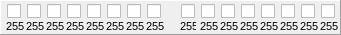
    <widget class="QFrame" name="fm-1_43">
     <property name="geometry">
      <rect>
       <x>10</x>
       <y>105</y>
       <width>341</width>
       <height>35</height>
      </rect>
     </property>
     <property name="autoFillBackground">
      <bool>false</bool>
     </property>
     <property name="frameShape">
      <enum>QFrame::Panel</enum>
     </property>
     <property name="frameShadow">
      <enum>QFrame::Raised</enum>
     </property>
     <widget class="QLabel" name="lb-5_32">
      <property name="geometry">
       <rect>
        <x>6</x>
        <y>18</y>
        <width>21</width>
        <height>16</height>
       </rect>
      </property>
      <property name="font">
       <font>
        <family>MS UI Gothic</family>
        <pointsize>8</pointsize>
        <weight>50</weight>
        <italic>false</italic>
        <bold>false</bold>
        <underline>false</underline>
        <strikeout>false</strikeout>
       </font>
      </property>
      <property name="text">
       <string>255</string>
      </property>
     </widget>
     <widget class="QCheckBox" name="chk-5_32">
      <property name="geometry">
       <rect>
        <x>7</x>
        <y>3</y>
        <width>16</width>
        <height>17</height>
       </rect>
      </property>
     </widget>
     <widget class="QCheckBox" name="chk-5_33">
      <property name="geometry">
       <rect>
        <x>27</x>
        <y>3</y>
        <width>16</width>
        <height>17</height>
       </rect>
      </property>
     </widget>
     <widget class="QCheckBox" name="chk-5_34">
      <property name="geometry">
       <rect>
        <x>47</x>
        <y>3</y>
        <width>16</width>
        <height>17</height>
       </rect>
      </property>
     </widget>
     <widget class="QCheckBox" name="chk-5_35">
      <property name="geometry">
       <rect>
        <x>67</x>
        <y>3</y>
        <width>16</width>
        <height>17</height>
       </rect>
      </property>
     </widget>
     <widget class="QCheckBox" name="chk-5_36">
      <property name="geometry">
       <rect>
        <x>87</x>
        <y>3</y>
        <width>16</width>
        <height>17</height>
       </rect>
      </property>
     </widget>
     <widget class="QCheckBox" name="chk-5_37">
      <property name="geometry">
       <rect>
        <x>107</x>
        <y>3</y>
        <width>16</width>
        <height>17</height>
       </rect>
      </property>
     </widget>
     <widget class="QCheckBox" name="chk-5_38">
      <property name="geometry">
       <rect>
        <x>127</x>
        <y>3</y>
        <width>16</width>
        <height>17</height>
       </rect>
      </property>
     </widget>
     <widget class="QCheckBox" name="chk-5_39">
      <property name="geometry">
       <rect>
        <x>147</x>
        <y>3</y>
        <width>16</width>
        <height>17</height>
       </rect>
      </property>
     </widget>
     <widget class="QLabel" name="lb-5_33">
      <property name="geometry">
       <rect>
        <x>26</x>
        <y>18</y>
        <width>21</width>
        <height>16</height>
       </rect>
      </property>
      <property name="font">
       <font>
        <family>MS UI Gothic</family>
        <pointsize>8</pointsize>
        <weight>50</weight>
        <italic>false</italic>
        <bold>false</bold>
        <underline>false</underline>
        <strikeout>false</strikeout>
       </font>
      </property>
      <property name="text">
       <string>255</string>
      </property>
     </widget>
     <widget class="QLabel" name="lb-5_34">
      <property name="geometry">
       <rect>
        <x>46</x>
        <y>18</y>
        <width>21</width>
        <height>16</height>
       </rect>
      </property>
      <property name="font">
       <font>
        <family>MS UI Gothic</family>
        <pointsize>8</pointsize>
        <weight>50</weight>
        <italic>false</italic>
        <bold>false</bold>
        <underline>false</underline>
        <strikeout>false</strikeout>
       </font>
      </property>
      <property name="text">
       <string>255</string>
      </property>
     </widget>
     <widget class="QLabel" name="lb-5_35">
      <property name="geometry">
       <rect>
        <x>66</x>
        <y>18</y>
        <width>21</width>
        <height>16</height>
       </rect>
      </property>
      <property name="font">
       <font>
        <family>MS UI Gothic</family>
        <pointsize>8</pointsize>
        <weight>50</weight>
        <italic>false</italic>
        <bold>false</bold>
        <underline>false</underline>
        <strikeout>false</strikeout>
       </font>
      </property>
      <property name="text">
       <string>255</string>
      </property>
     </widget>
     <widget class="QLabel" name="lb-5_36">
      <property name="geometry">
       <rect>
        <x>86</x>
        <y>18</y>
        <width>21</width>
        <height>16</height>
       </rect>
      </property>
      <property name="font">
       <font>
        <family>MS UI Gothic</family>
        <pointsize>8</pointsize>
        <weight>50</weight>
        <italic>false</italic>
        <bold>false</bold>
        <underline>false</underline>
        <strikeout>false</strikeout>
       </font>
      </property>
      <property name="text">
       <string>255</string>
      </property>
     </widget>
     <widget class="QLabel" name="lb-5_37">
      <property name="geometry">
       <rect>
        <x>106</x>
        <y>18</y>
        <width>21</width>
        <height>16</height>
       </rect>
      </property>
      <property name="font">
       <font>
        <family>MS UI Gothic</family>
        <pointsize>8</pointsize>
        <weight>50</weight>
        <italic>false</italic>
        <bold>false</bold>
        <underline>false</underline>
        <strikeout>false</strikeout>
       </font>
      </property>
      <property name="text">
       <string>255</string>
      </property>
     </widget>
     <widget class="QLabel" name="lb-5_38">
      <property name="geometry">
       <rect>
        <x>126</x>
        <y>18</y>
        <width>21</width>
        <height>16</height>
       </rect>
      </property>
      <property name="font">
       <font>
        <family>MS UI Gothic</family>
        <pointsize>8</pointsize>
        <weight>50</weight>
        <italic>false</italic>
        <bold>false</bold>
        <underline>false</underline>
        <strikeout>false</strikeout>
       </font>
      </property>
      <property name="text">
       <string>255</string>
      </property>
     </widget>
     <widget class="QLabel" name="lb-5_39">
      <property name="geometry">
       <rect>
        <x>146</x>
        <y>18</y>
        <width>21</width>
        <height>16</height>
       </rect>
      </property>
      <property name="font">
       <font>
        <family>MS UI Gothic</family>
        <pointsize>8</pointsize>
        <weight>50</weight>
        <italic>false</italic>
        <bold>false</bold>
        <underline>false</underline>
        <strikeout>false</strikeout>
       </font>
      </property>
      <property name="text">
       <string>255</string>
      </property>
     </widget>
     <widget class="QLabel" name="lb-5_46">
      <property name="geometry">
       <rect>
        <x>300</x>
        <y>18</y>
        <width>21</width>
        <height>16</height>
       </rect>
      </property>
      <property name="font">
       <font>
        <family>MS UI Gothic</family>
        <pointsize>8</pointsize>
        <weight>50</weight>
        <italic>false</italic>
        <bold>false</bold>
        <underline>false</underline>
        <strikeout>false</strikeout>
       </font>
      </property>
      <property name="text">
       <string>255</string>
      </property>
     </widget>
     <widget class="QCheckBox" name="chk-5_42">
      <property name="geometry">
       <rect>
        <x>221</x>
        <y>3</y>
        <width>16</width>
        <height>17</height>
       </rect>
      </property>
     </widget>
     <widget class="QLabel" name="lb-5_43">
      <property name="geometry">
       <rect>
        <x>240</x>
        <y>18</y>
        <width>21</width>
        <height>16</height>
       </rect>
      </property>
      <property name="font">
       <font>
        <family>MS UI Gothic</family>
        <pointsize>8</pointsize>
        <weight>50</weight>
        <italic>false</italic>
        <bold>false</bold>
        <underline>false</underline>
        <strikeout>false</strikeout>
       </font>
      </property>
      <property name="text">
       <string>255</string>
      </property>
     </widget>
     <widget class="QLabel" name="lb-5_47">
      <property name="geometry">
       <rect>
        <x>320</x>
        <y>18</y>
        <width>21</width>
        <height>16</height>
       </rect>
      </property>
      <property name="font">
       <font>
        <family>MS UI Gothic</family>
        <pointsize>8</pointsize>
        <weight>50</weight>
        <italic>false</italic>
        <bold>false</bold>
        <underline>false</underline>
        <strikeout>false</strikeout>
       </font>
      </property>
      <property name="text">
       <string>255</string>
      </property>
     </widget>
     <widget class="QLabel" name="lb-5_42">
      <property name="geometry">
       <rect>
        <x>220</x>
        <y>18</y>
        <width>21</width>
        <height>16</height>
       </rect>
      </property>
      <property name="font">
       <font>
        <family>MS UI Gothic</family>
        <pointsize>8</pointsize>
        <weight>50</weight>
        <italic>false</italic>
        <bold>false</bold>
        <underline>false</underline>
        <strikeout>false</strikeout>
       </font>
      </property>
      <property name="text">
       <string>255</string>
      </property>
     </widget>
     <widget class="QLabel" name="lb-5_44">
      <property name="geometry">
       <rect>
        <x>260</x>
        <y>18</y>
        <width>21</width>
        <height>16</height>
       </rect>
      </property>
      <property name="font">
       <font>
        <family>MS UI Gothic</family>
        <pointsize>8</pointsize>
        <weight>50</weight>
        <italic>false</italic>
        <bold>false</bold>
        <underline>false</underline>
        <strikeout>false</strikeout>
       </font>
      </property>
      <property name="text">
       <string>255</string>
      </property>
     </widget>
     <widget class="QCheckBox" name="chk-5_41">
      <property name="geometry">
       <rect>
        <x>201</x>
        <y>3</y>
        <width>16</width>
        <height>17</height>
       </rect>
      </property>
     </widget>
     <widget class="QLabel" name="lb-5_40">
      <property name="geometry">
       <rect>
        <x>180</x>
        <y>18</y>
        <width>16</width>
        <height>16</height>
       </rect>
      </property>
      <property name="font">
       <font>
        <family>MS UI Gothic</family>
        <pointsize>8</pointsize>
        <weight>50</weight>
        <italic>false</italic>
        <bold>false</bold>
        <underline>false</underline>
        <strikeout>false</strikeout>
       </font>
      </property>
      <property name="text">
       <string>255</string>
      </property>
     </widget>
     <widget class="QLabel" name="lb-5_41">
      <property name="geometry">
       <rect>
        <x>200</x>
        <y>18</y>
        <width>21</width>
        <height>16</height>
       </rect>
      </property>
      <property name="font">
       <font>
        <family>MS UI Gothic</family>
        <pointsize>8</pointsize>
        <weight>50</weight>
        <italic>false</italic>
        <bold>false</bold>
        <underline>false</underline>
        <strikeout>false</strikeout>
       </font>
      </property>
      <property name="text">
       <string>255</string>
      </property>
     </widget>
     <widget class="QCheckBox" name="chk-5_46">
      <property name="geometry">
       <rect>
        <x>301</x>
        <y>3</y>
        <width>16</width>
        <height>17</height>
       </rect>
      </property>
     </widget>
     <widget class="QCheckBox" name="chk-5_40">
      <property name="geometry">
       <rect>
        <x>181</x>
        <y>3</y>
        <width>16</width>
        <height>17</height>
       </rect>
      </property>
     </widget>
     <widget class="QCheckBox" name="chk-5_43">
      <property name="geometry">
       <rect>
        <x>241</x>
        <y>3</y>
        <width>16</width>
        <height>17</height>
       </rect>
      </property>
     </widget>
     <widget class="QCheckBox" name="chk-5_45">
      <property name="geometry">
       <rect>
        <x>281</x>
        <y>3</y>
        <width>16</width>
        <height>17</height>
       </rect>
      </property>
     </widget>
     <widget class="QCheckBox" name="chk-5_47">
      <property name="geometry">
       <rect>
        <x>321</x>
        <y>3</y>
        <width>16</width>
        <height>17</height>
       </rect>
      </property>
     </widget>
     <widget class="QCheckBox" name="chk-5_44">
      <property name="geometry">
       <rect>
        <x>261</x>
        <y>3</y>
        <width>16</width>
        <height>17</height>
       </rect>
      </property>
     </widget>
     <widget class="QLabel" name="lb-5_45">
      <property name="geometry">
       <rect>
        <x>280</x>
        <y>18</y>
        <width>21</width>
        <height>16</height>
       </rect>
      </property>
      <property name="font">
       <font>
        <family>MS UI Gothic</family>
        <pointsize>8</pointsize>
        <weight>50</weight>
        <italic>false</italic>
        <bold>false</bold>
        <underline>false</underline>
        <strikeout>false</strikeout>
       </font>
      </property>
      <property name="text">
       <string>255</string>
      </property>
     </widget>
    </widget>
